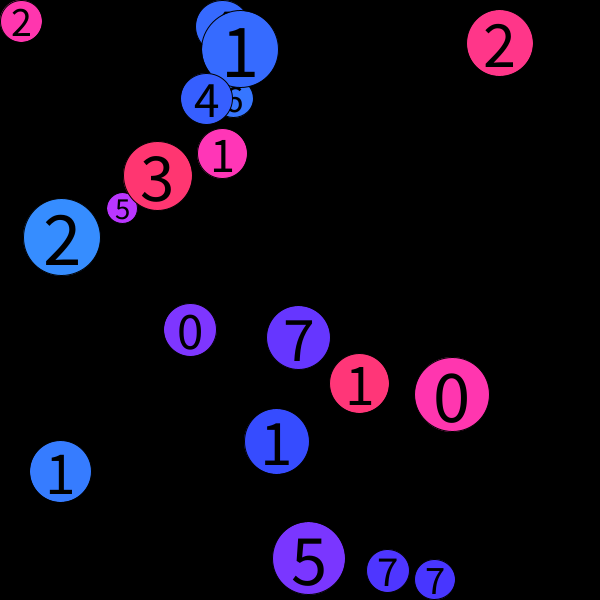
Frame 1 (no input)
Frame 60 (the mouse pressed at the canvas centre just before this capture): identical to frame 1, image omitted
Frame 120 (the mouse held since frame 60 and released just before this capture): identical to frame 1, image omitted

The Processing sketch that drew this single still picture (run headless with seeded random() and noise(); from frame 60 on, the mouse is pressed at the canvas centre):

// Processing sketch: processing_157275
// ── processing_157275.pde

int nBalls = 20;
float[] letterSize = new float[nBalls];
float[] posX = new float[nBalls];
float[] posY = new float[nBalls];
float[] speedY = new float[nBalls];
float[] speedX = new float[nBalls];
float[] hue = new float[nBalls];
int[] myNumber = new int[nBalls];
boolean[] isMoving = new boolean[nBalls];
 
float gravity = 0.1;
 
void setup() {   
  size(600, 600);
  colorMode(HSB);
  for (int i = 0; i < nBalls; i++) {
    posX[i] = random(width);   
    letterSize[i] = random(30, 80);
    posY[i] = random(height);
    speedY[i] = 0;
    speedX[i] = 0;       
    hue[i] = random(150,255);
    myNumber[i] = int(random(0, 9));
  }
}
 
void draw() {  // this is run repeatedly. 
  background(0);
 
  for (int i = 0; i < nBalls; i++) {
    checkBoundaries(i);
    applyPhysics(i);   
    checkMousePosition(i); 
    otherb(i); 
  }
}
 
void checkBoundaries(int _i) {
  //Boundaries
  //GROUND
  if (posY[_i] + letterSize[_i]/2 >= height) {    //touching the ground
    //Set the position to the ground so the object doesn't get stuck
    posY[_i] = height - letterSize[_i]/2;
    if (speedY[_i] > 1) {
      speedY[_i] = -speedY[_i] * 0.8;
    } else {
      speedY[_i] = 0;
    }
  }
   else if (posY[_i] - letterSize[_i]/2 <= 0) {    
    posY[_i] =letterSize[_i]/2;
    speedY[_i] = -speedY[_i] * 0.8;
   
  }
  //SIDES
  //right side
  if (posX[_i] + letterSize[_i]/2 >= width) {
    //Set the position to the right side so the object doesn't get stuck
    posX[_i] = width - letterSize[_i]/2;      
    speedX[_i] = -speedX[_i] * 0.8;
    //left side
  } else if (posX[_i] - letterSize[_i]/2 <= 0) {
    //Set the position to the right side so the object doesn't get stuck
    posX[_i] = letterSize[_i]/2;      
    speedX[_i] = -speedX[_i] * 0.8;
  }
}
 
void otherb(int _i){
for (int j = 0; j < nBalls; j++ ) {
      if ( j != _i ) {
        float l = dist(posX[_i], posY[_i], posX[j], posY[j]);
        if (l <= letterSize[j]/2 + letterSize[_i]/2) {
          posX[_i] = posX[_i] - speedX[_i];
          posY[_i] = posY[_i] - speedY[_i];
          posX[j] = posX[j] - speedX[j];
          posY[j] = posY[j] - speedY[j];
          speedX[_i] = -speedX[_i]*0.8;
          speedY[_i] = -speedY[_i]*0.8;
          speedX[j] = -speedX[j]*0.8;
          speedY[j] = -speedY[j]*0.8;
        }
      }
    }

}
 
void applyPhysics(int _i) {
  //Acceleration (gravity)
  if (isMoving[_i] == true) {
    speedY[_i] = speedY[_i] + gravity;
  }
 
  //Move!
  posX[_i] = posX[_i] + speedX[_i];   
  posY[_i] = posY[_i] + speedY[_i];
}
 
void checkMousePosition(int _i) {
  //Check mouse position
  float saturation = 200;
  float myDistance = dist(mouseX, mouseY, posX[_i], posY[_i]);
  if (myDistance < letterSize[_i]/2) {
    saturation = 100;
    if (mousePressed) {
      posX[_i] = mouseX;
      posY[_i] = mouseY;
    } else {
      isMoving[_i] = true;
      speedX[_i] = mouseX - pmouseX;
      speedY[_i] = mouseY - pmouseY;
    }
  }
 
  //NEW STUFF!!!
  //I'm calling drawCircle from inside checkMousePosition because saturation is a LOCAL variable — that is, it only exists here inside this function
  drawCircle(_i, saturation);
}
 
void drawCircle(int _i, float _saturation) {
  //Draw
  fill(hue[_i], _saturation, 255);
  ellipse(posX[_i], posY[_i], letterSize[_i], letterSize[_i]);
  fill(0);
  textSize(letterSize[_i]);
  textAlign(CENTER, CENTER);
  text(myNumber[_i], posX[_i], posY[_i]);
  
}
